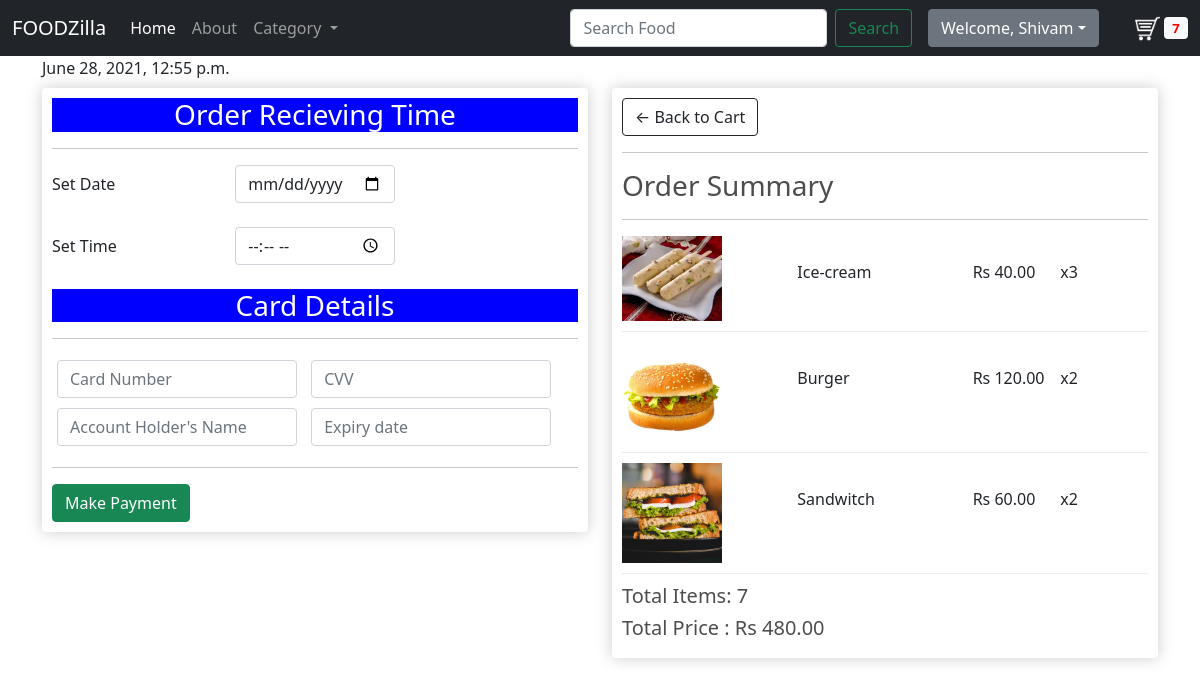
Page /checkout/ (signed in) on the committed database.
### App/models.py (models this page shows, shortened)
class OrderItem(models.Model):
    product= models.ForeignKey(Product,on_delete=models.SET_NULL,blank=True,null=True)
    order= models.ForeignKey(Order,on_delete=models.SET_NULL,blank=True,null=True)
    quantity = models.IntegerField(default=0,null=True,blank=True)
    date_added = models.DateTimeField(auto_now_add=True)
    @property
    def get_total(self):
        total=self.product.price * self.quantity
        return total

class Product(models.Model):
    name= models.CharField(max_length=100,null=True)
    price = models.FloatField()
    image=models.ImageField(null=True,blank=True)
    @property
    def imageURL(self):
        try:
            url=self.image.url
        except:
            url=''
        return url

class Order(models.Model):
    customer=models.ForeignKey(Customer,on_delete=models.SET_NULL,blank=True,null=True)
    ordered_date = models.DateTimeField(auto_now_add=True)
    complete = models.BooleanField(default=True,blank=True,null=True)
    transaction_id = models.CharField(max_length=200,null=True)
    @property
    def get_cart_total(self):
        orderitems = self.orderitem_set.all()
        total = sum([item.get_total for item in orderitems])
        return total
    @property
    def get_cart_items(self):
        orderitems = self.orderitem_set.all()
        total = sum([item.quantity for item in orderitems])
        return total

### App/views.py (the view)
# urls.py: url(r'^checkout/',views.checkout,name="checkout"),
def checkout(request):
    data = cartData(request)
    cartItems = data['cartItems']
    order = data['order']
    items = data['items']
    time = datetime.datetime.now()
    context = {'items':items, 'order':order, 'cartItems':cartItems,'time':time}
    return render(request,'html/checkout.html',context)

### App/utils.py (called while the page is built)
def cartData(request):
	if request.user.is_authenticated:
		customer = request.user.customer
		order, created = Order.objects.get_or_create(customer=customer, complete=False)
		items = order.orderitem_set.all()
		cartItems = order.get_cart_items
	else:
		cookieData = cookieCart(request)
		cartItems = cookieData['cartItems']
		order = cookieData['order']
		items = cookieData['items']
	return {'cartItems':cartItems ,'order':order, 'items':items}

### App/templates/html/checkout.html (shortened to what this page needs)
{% extends 'html/base.html' %}
{% block body %}
	<span>{{time}}<span>
	<div class="row">
		<div class="col-lg-6 mt-2">
			<div class="box-element" id="form-wrapper">
				<h3 style="text-align:center; background-color:blue; color:white;">Order Recieving Time</h3>
				<hr>
				<form id="form" action="/payment/" method="POST">
					<div class="form-group row">
       					<label for="name" class="col-sm-4 col-form-label mr-2">Set Date</label>
        				<div class="col-sm-4">
            				<input type="date" class="form-control" name="date"  required><br>
       					 </div>
   					</div>
					<div class="form-group row">
       					<label for="name" class="col-sm-4 col-form-label mr-2">Set Time</label>
        				<div class="col-sm-4">
            				<input type="time" class="form-control" name="time"  required><br>
       					 </div>
   					</div>
					<h3 style="text-align:center; background-color:blue; color:white;">Card Details</h3>
					<hr>
					<div class="form-field row-align center" style="text-align:center">
						<input class="form-control" type="text" name="address" placeholder="Card Number" required>
					</div>
					<div class="form-field row-align">
						<input class="form-control" type="text" name="city" placeholder="CVV" required>
					</div>
					<div class="form-field">
						<input class="form-control" type="text" name="state" placeholder="Account Holder's Name " required>
					</div>
					<div class="form-field">
						<input class="form-control" type="text" name="zipcode" placeholder="Expiry date" required>
					</div>
					<hr>
					<button id="form-button" class="btn btn-success" type="submit">Make Payment</button
				</form>
			</div
			</div>
		</div>
		<div class="col-lg-6 mt-2 mb-2">
			<div class="box-element">
				<a  class="btn btn-outline-dark" href="{% url 'App:cart' %}">&#x2190; Back to Cart</a>
				<hr>
				<h3>Order Summary</h3>
				<hr>
				{% for item in items %}
				<div class="cart-row">
					<div style="flex:2"><img class="row-image" src="{{item.product.imageURL}}"></div>
					<div style="flex:2 "><p class="pt-4">{{item.product.name}}</p></div>
					<div style="flex:1"><p class="pt-4">Rs {{item.product.price|floatformat:2}}</p></div>
					<div style="flex:1"><p class="pt-4">x{{item.quantity}}</p></div>
				</div>
				{% endfor %}
				<h5>Total Items:   {{order.get_cart_items}}</h5>
				<h5>Total Price :   Rs {{order.get_cart_total|floatformat:2}}</h5>
			</div>
		</div>
	</div>
{% endblock body%}

### App/templates/html/base.html (shortened to what this page needs)
<!DOCTYPE html>
{% load static %}
<html lang="en">
<head>
    <link rel="stylesheet" href="{% static 'css/store.css' %}">
    <link href="https://cdn.jsdelivr.net/npm/bootstrap@5.0.0-beta1/dist/css/bootstrap.min.css" rel="stylesheet">
</head>
<body>
    <nav class="navbar navbar-expand-lg navbar-dark bg-dark">
        <div class="container-fluid">
            <a class="navbar-brand" href="#">FOODZilla</a>
            <div class="collapse navbar-collapse" id="navbarSupportedContent">
            <ul class="navbar-nav me-auto mb-2 mb-lg-0">
                <li class="nav-item">
                <a class="nav-link active" aria-current="page" href="{% url 'App:home' %}">Home</a>
                </li>
                <li class="nav-item">
                <a class="nav-link" href="#">About</a>
                </li>
                <li class="nav-item dropdown">
                <a class="nav-link dropdown-toggle" href="#" id="navbarDropdown" role="button" data-bs-toggle="dropdown" aria-expanded="false">
                    Category
                </a>
                </li>
            </ul>
            <form class="d-flex">
                <input class="form-control me-2" type="search" placeholder="Search Food" aria-label="Search">
                <button class="btn btn-outline-success" type="submit">Search</button>
            </form>
            {% if user.is_authenticated %}
                <div class="dropdown mx-3">
                <button class="btn btn-secondary dropdown-toggle" type="button" id="dropdownMenuButton" data-bs-toggle="dropdown" aria-expanded="false">
                Welcome, {{user}}</button>
                </div>
            {% else %}
                <button type="button" class="btn btn-primary mx-3" data-bs-toggle="modal" data-bs-target="#login">Login</button>
            {% endif %}
            <ul class="navbar-nav mb-2 mb-lg-0">
                <li class="nav-item">
                    <a href="{% url 'App:cart' %}">
                        <img id="cart-icon" src="{% static 'images/cart-34.png' %}"></a>
                        <span style="color:red ;font-size:13px;" class="badge bg-light">{{cartItems}}</span>
                </li>
            </ul>
            </div>
        </div>
    </nav>
    <div class="container">
        {% block body %}
        {% endblock body %}
    </div>
</body>
</html>

### App/static/css/store.css (style rules this page uses)
body { color: red; }
h1,h2,h3,h4,h5,h6 { color:hsl(0, 0%, 30%); }
.box-element { box-shadow:hsl(0, 0%, 80%) 0 0 16px; background-color: #fff; border-radius: 4px; padding: 10px; }
.bg-dark { background-color: #4f868c!important; }
#cart-icon { width:25px; display: inline-block; margin-left: 20px; text-align: center; }
.col-lg-4, .col-lg-6, .col-lg-8, .col-lg-12 { margin-top: 10px; }
.btn { border-radius: 0; }
.row-image { width: 100px; }
.form-field { width:250px; display: inline-block; padding: 5px; }
.cart-row { display: flex; align-items: flex-stretch; padding-bottom: 10px; margin-bottom: 10px; border-bottom: 1px solid #ececec; }

### rows in the picture
OrderItem: product.imageURL (picture), product.name "Ice-cream", product.price "40.00", quantity "3"
OrderItem: product.imageURL (picture), product.name "Burger", product.price "120.00", quantity "2"
OrderItem: product.imageURL (picture), product.name "Sandwitch", product.price "60.00", quantity "2"
Order: get_cart_items "7", get_cart_total "480.00"

### other values in the picture
{{ user }} "Shivam"
{{ cartItems }} "7"
